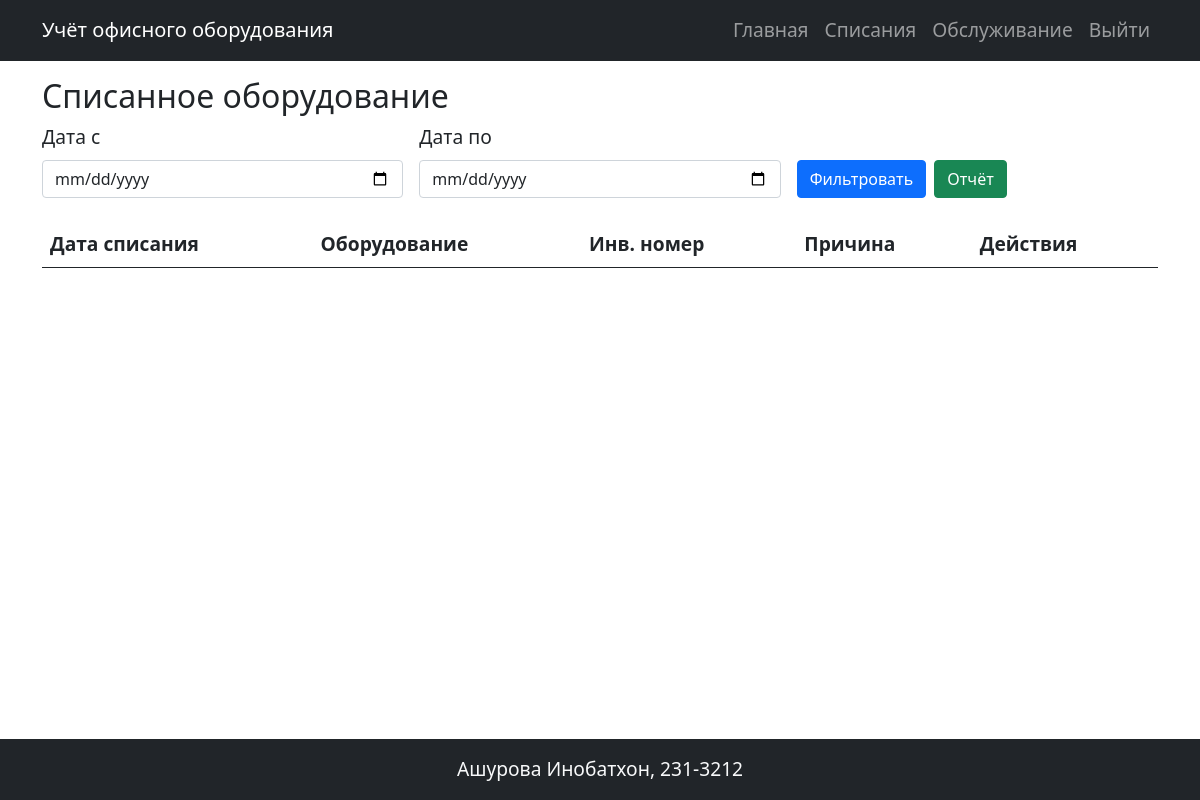
The app's page /write_offs (signed in), older data.
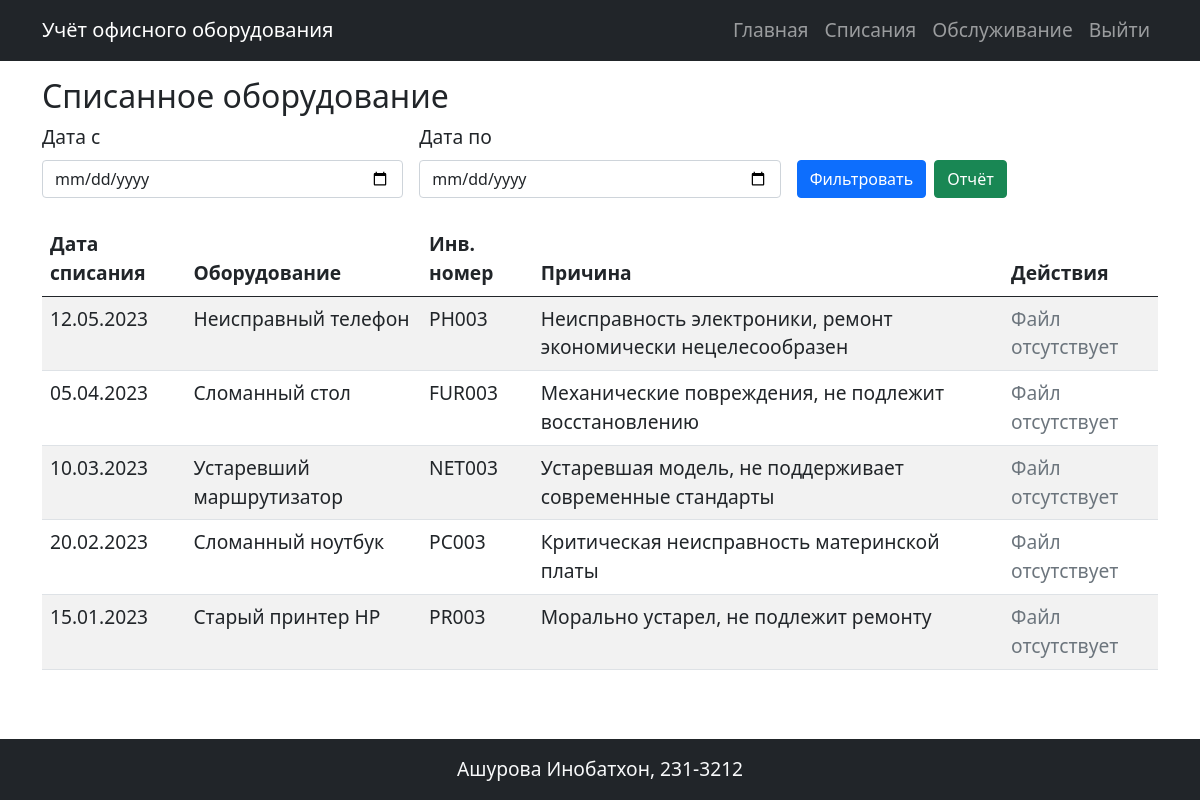
The same page, newer data.
### models.py (models this page shows)
class WriteOff(db.Model):
    id = db.Column(db.Integer, primary_key=True)
    equipment_id = db.Column(db.Integer, db.ForeignKey('equipment.id'), nullable=False)
    write_off_date = db.Column(db.Date, nullable=False, default=datetime.utcnow)
    reason = db.Column(db.Text, nullable=False)
    act_filename = db.Column(db.String(100))
    act_mime_type = db.Column(db.String(100))
    act_md5_hash = db.Column(db.String(32))

class Equipment(db.Model):
    id = db.Column(db.Integer, primary_key=True)
    name = db.Column(db.String(100), nullable=False)
    inventory_number = db.Column(db.String(50), unique=True, nullable=False)
    category_id = db.Column(db.Integer, db.ForeignKey('category.id'), nullable=False)
    category = db.relationship('Category', backref='equipments')
    purchase_date = db.Column(db.Date, nullable=False)
    cost = db.Column(db.Numeric(10, 2), nullable=False)
    status = db.Column(db.Enum('В эксплуатации', 'На ремонте', 'Списано', name='equipment_status'), nullable=False, default='В эксплуатации')
    note = db.Column(db.Text)
    photos = db.relationship('Photo', backref='equipment', lazy='dynamic', cascade='all, delete-orphan')
    maintenance_history = db.relationship('MaintenanceHistory', backref='equipment', cascade='all, delete-orphan')
    responsible_persons = db.relationship('ResponsiblePersons', secondary=equipment_responsible, back_populates='equipments')
    write_offs = db.relationship('WriteOff', backref='equipment_obj', cascade='all, delete-orphan')

### app.py (the view)
@app.route('/write_offs')
@login_required
def write_offs_list():
    page = request.args.get('page', 1, type=int)
    date_from = request.args.get('date_from')
    date_to = request.args.get('date_to')
    query = WriteOff.query.join(Equipment).order_by(WriteOff.write_off_date.desc())
    if date_from:
        try:
            date_from_obj = datetime.strptime(date_from, '%Y-%m-%d').date()
            query = query.filter(WriteOff.write_off_date >= date_from_obj)
        except ValueError:
            pass
    if date_to:
        try:
            date_to_obj = datetime.strptime(date_to, '%Y-%m-%d').date()
            query = query.filter(WriteOff.write_off_date <= date_to_obj)
        except ValueError:
            pass
    pagination = query.paginate(page=page, per_page=10, error_out=False)
    return render_template('write_offs_list.html',
                         write_offs=pagination.items,
                         pagination=pagination)

### app.py (called while the page is built)
@login_manager.user_loader
def load_user(user_id):
    return User.query.get(int(user_id))

### templates/write_offs_list.html (shortened to what this page needs)
{% extends "base.html" %}
{% block content %}
<h2>Списанное оборудование</h2>
<form class="row g-3 mb-4" method="GET">
    <div class="col-md-4">
        <label for="date_from" class="form-label">Дата с</label>
        <input type="date" class="form-control" id="date_from" name="date_from"
               value="{{ request.args.get('date_from', '') }}">
    </div>
    <div class="col-md-4">
        <label for="date_to" class="form-label">Дата по</label>
        <input type="date" class="form-control" id="date_to" name="date_to"
               value="{{ request.args.get('date_to', '') }}">
    </div>
    <div class="col-md-4 d-flex align-items-end">
        <button type="submit" class="btn btn-primary">Фильтровать</button>
        <a href="{{ url_for('write_offs_report') }}?{{ request.query_string.decode() }}"
           class="btn btn-success ms-2">Отчёт</a>
    </div>
</form>
<table class="table table-striped">
    <thead>
        <tr>
            <th>Дата списания</th>
            <th>Оборудование</th>
            <th>Инв. номер</th>
            <th>Причина</th>
            <th>Действия</th>
        </tr>
    </thead>
    <tbody>
        {% for wo in write_offs %}
        <tr>
            <td>{{ wo.write_off_date.strftime('%d.%m.%Y') }}</td>
            <td>{{ wo.equipment_obj.name }}</td>
            <td>{{ wo.equipment_obj.inventory_number }}</td>
            <td>{{ wo.reason }}</td>
            <td>
                {% if wo.act_filename and os.path.exists(os.path.join(app.config['UPLOAD_FOLDER'], wo.act_filename)) %}
                    <a href="{{ url_for('download_write_off_act', write_off_id=wo.id) }}">Скачать</a>
                {% else %}
                    <span class="text-muted">Файл отсутствует</span>
                {% endif %}
            </td>
        </tr>
        {% endfor %}
    </tbody>
</table>
{% endblock %}

### templates/base.html (shortened to what this page needs)
<!doctype html>
<html lang="ru">
  <head>
    <link href="https://cdn.jsdelivr.net/npm/bootstrap@5.0.2/dist/css/bootstrap.min.css" rel="stylesheet">
    <link rel="stylesheet" href="{{ url_for('static', filename='styles.css') }}">
    <link rel="stylesheet" href="https://cdn.jsdelivr.net/npm/bootstrap-icons@1.8.0/font/bootstrap-icons.css">
  </head>
  <body>
    <header>
        <nav class="navbar navbar-expand-lg navbar-dark bg-dark">
            <div class="container">
              <a class="navbar-brand" href="{{ url_for('index') }}">Учёт офисного оборудования</a>
              <div class="collapse navbar-collapse" id="navbarSupportedContent">
                <ul class="navbar-nav ms-auto mb-2 mb-lg-0">
                    <li class="nav-item">
                        <a class="nav-link" href="{{ url_for('index') }}">Главная</a>
                    </li>
                  {% if current_user.is_authenticated %}
                   {% if current_user.role.name == 'admin' or current_user.role.name == 'tech' %}
                    <li class="nav-item">
                      <a class="nav-link" href="{{ url_for('write_offs_list') }}">Списания</a>
                    </li>
                    <li class="nav-item">
                      <a class="nav-link" aria-current="page" href="{{ url_for('maintenance') }}">Обслуживание</a>
                    </li>
                   {% endif %}
                    <li class="nav-item">
                      <a class="nav-link" aria-current="page" href="{{ url_for('logout') }}">Выйти</a>
                    </li>
                  {% else %}
                    <li class="nav-item">
                      <a class="nav-link" aria-current="page" href="{{ url_for('login') }}">Войти</a>
                    </li>
                  {% endif %}
                </ul>
              </div>
            </div>
          </nav>
    </header>
    <main class="my-3">
        <div class="container">
            {% block content %}{% endblock %}
        </div>
    </main>
    <footer class="bg-dark text-center text-light py-3">
          <p class="mb-0">Ашурова Инобатхон, 231-3212</p>
  </footer>
  </body>
</html>

### static/styles.css (style rules this page uses)
body { font-size: 1.2rem; display: grid; grid-template-rows: auto 1fr auto; height: 100vh; margin: 0; }

Row changes from the older to the newer data that the page shows:
added WriteOff: write_off_date "12.05.2023", equipment_obj.name "Неисправный телефон", equipment_obj.inventory_number "PH003", reason "Неисправность электроники, ремонт экономически нецелесообразен", shows "Файл отсутствует"
added WriteOff: write_off_date "05.04.2023", equipment_obj.name "Сломанный стол", equipment_obj.inventory_number "FUR003", reason "Механические повреждения, не подлежит восстановлению", shows "Файл отсутствует"
added WriteOff: write_off_date "10.03.2023", equipment_obj.name "Устаревший маршрутизатор", equipment_obj.inventory_number "NET003", reason "Устаревшая модель, не поддерживает современные стандарты", shows "Файл отсутствует"
added WriteOff: write_off_date "20.02.2023", equipment_obj.name "Сломанный ноутбук", equipment_obj.inventory_number "PC003", reason "Критическая неисправность материнской платы", shows "Файл отсутствует"
added WriteOff: write_off_date "15.01.2023", equipment_obj.name "Старый принтер HP", equipment_obj.inventory_number "PR003", reason "Морально устарел, не подлежит ремонту", shows "Файл отсутствует"
